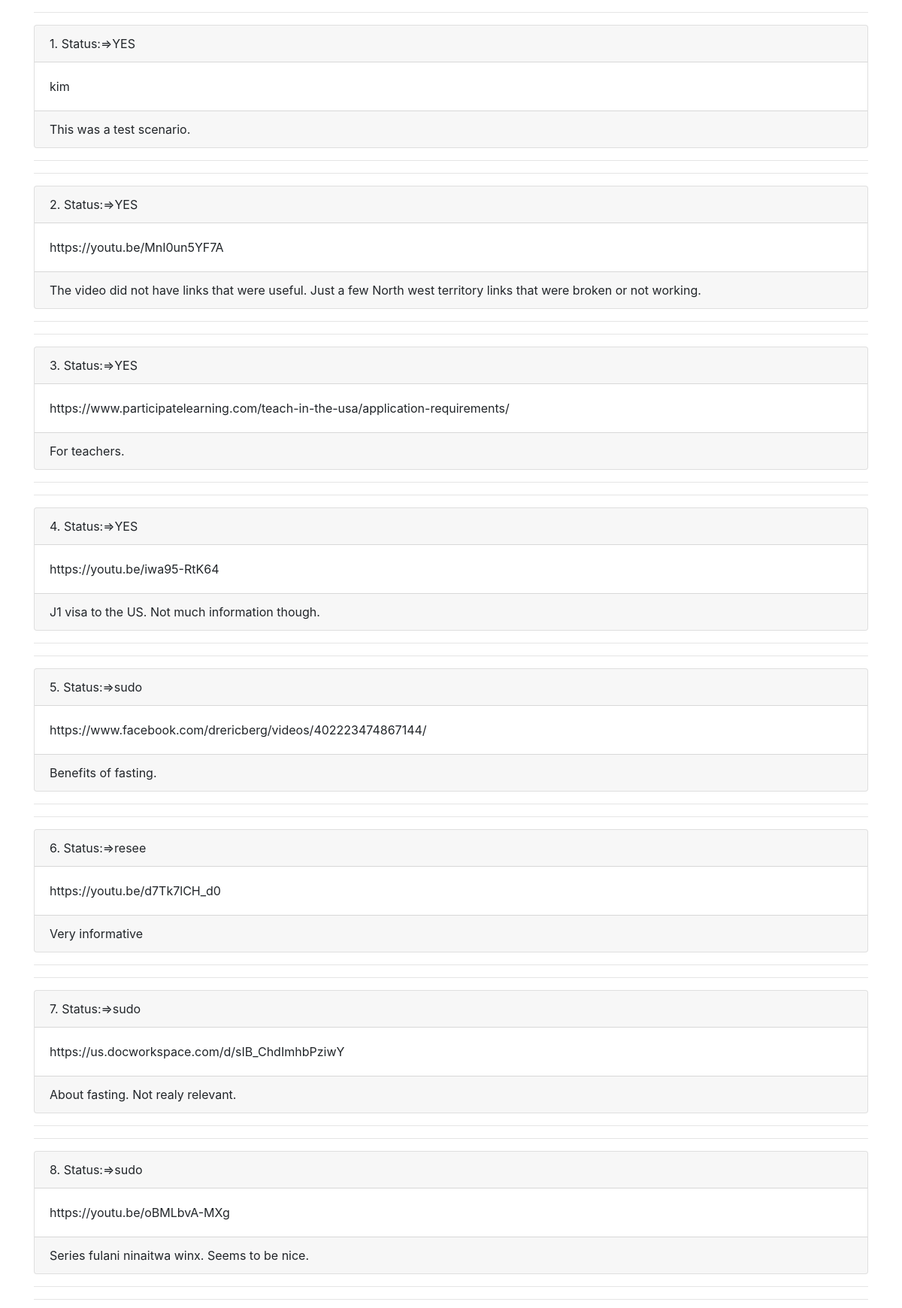
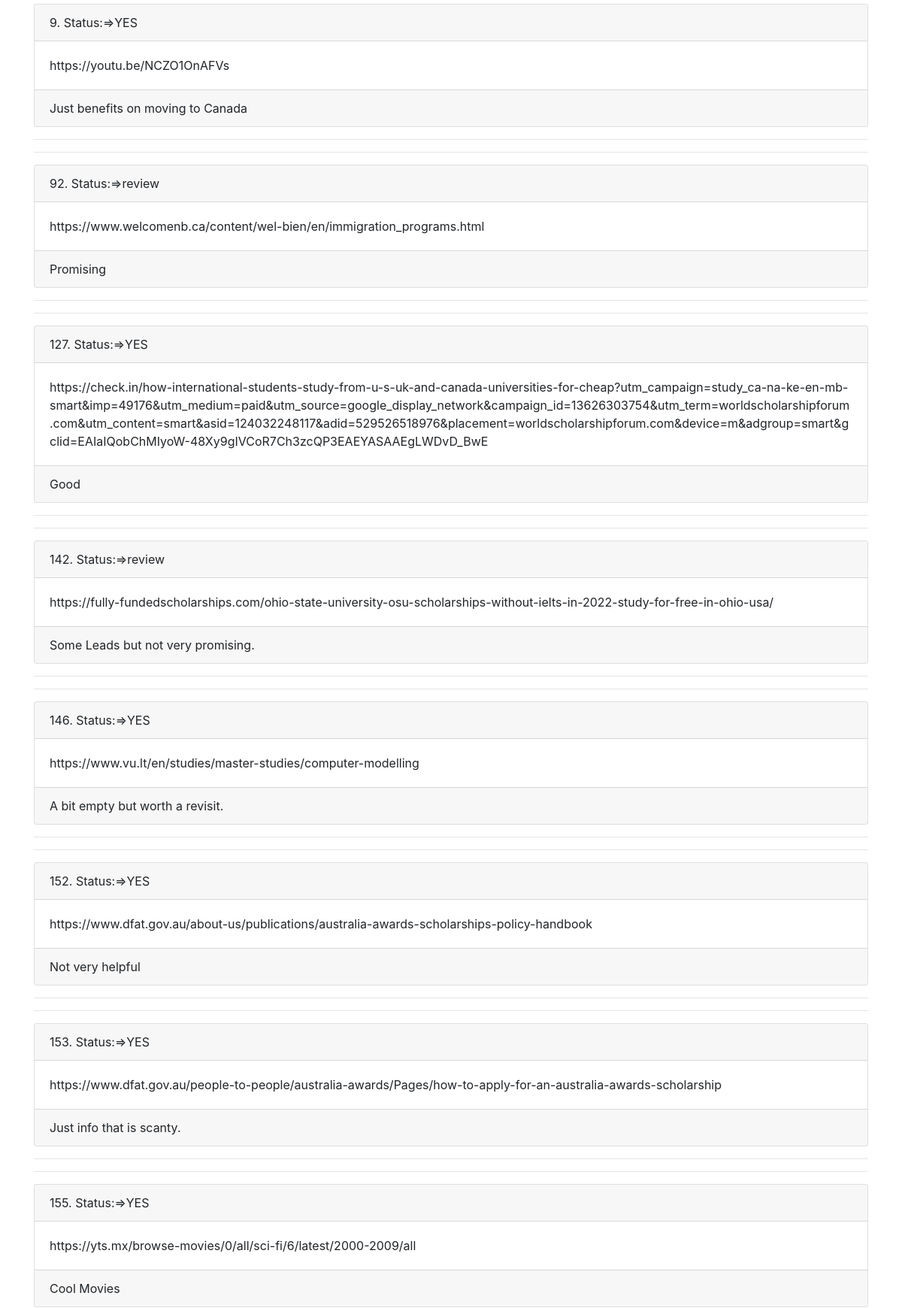
/zote.php (upper part), run on the app's committed database (2 pictures, top to bottom).
### tables this page shows
CREATE TABLE IF NOT EXISTS links (
  id int(12) NOT NULL AUTO_INCREMENT,
  link_url varchar(1000) NOT NULL,
  status varchar(10) NOT NULL DEFAULT 'NO',
  comments varchar(2000) DEFAULT NULL,
  PRIMARY KEY (id),
  UNIQUE KEY link_url (link_url)
);

### zote.php (the view, shortened to what this page needs)
<html>
    <head>
        <link rel = "stylesheet" href ="styles/bootstrap.min.css">
    </head>
    <body>
		<?php
            $mysqli = new mysqli("localhost", "root", "morris", "scholar") or die(mysqli_error($mysqli));
            $result = $mysqli -> query("SELECT * from links where status!='NO'") or die($mysqli->error);
            ?>
		<?php
            while ($row = $result -> fetch_assoc()):
            ?>
        <div class="container">
			<hr>
			<div class="card">
				<div class="card-header"><?php echo $row['id']; ?>. Status:=><?php echo $row['status']; ?></div>
				<div class="card-body"><?php echo $row['link_url']; ?></div>
				<div class="card-footer"><?php echo $row['comments']; ?></div>
			</div>
			<hr>
		</div>
		<?php endwhile; ?>
    </body>
</html>

### data on the page
links: id "1", status "YES", link_url "kim", comments "This was a test scenario."
links: id "2", status "YES", link_url "https://youtu.be/MnI0un5YF7A", comments "The video did not have links that were useful. Just a few North west territory links that were broken or not working."
links: id "3", status "YES", link_url "https://www.participatelearning.com/teach-in-the-usa/application-requirements/", comments "For teachers."
links: id "4", status "YES", link_url "https://youtu.be/iwa95-RtK64", comments "J1 visa to the US. Not much information though."
links: id "5", status "sudo", link_url "https://www.facebook.com/drericberg/videos/402223474867144/", comments "Benefits of fasting."
links: id "6", status "resee", link_url "https://youtu.be/d7Tk7lCH_d0", comments "Very informative"
links: id "7", status "sudo", link_url "https://us.docworkspace.com/d/sIB_ChdImhbPziwY", comments "About fasting. Not realy relevant."
links: id "8", status "sudo", link_url "https://youtu.be/oBMLbvA-MXg", comments "Series fulani ninaitwa winx. Seems to be nice."
links: id "9", status "YES", link_url "https://youtu.be/NCZO1OnAFVs", comments "Just benefits on moving to Canada"
links: id "92", status "review", link_url "https://www.welcomenb.ca/content/wel-bien/en/immigration_programs.html", comments "Promising"
links: id "127", status "YES", link_url "https://check.in/how-international-students-study-from-u-s-uk-and-canada-universities-for-cheap?utm_campaign=study_ca-na-ke-en-mb-smart&imp=49176&utm_medium=paid&utm_source=google_display_network&campaign_id=13626303754&utm_term=worldscholarshipforum.com&utm_content=smart&asid=124032248117&adid=529526518976&placement=worldscholarshipforum.com&device=m&adgroup=smart&gclid=EAIaIQobChMIyoW-48Xy9gIVCoR7Ch3zcQP3EAEYASAAEgLWDvD_BwE", comments "Good"
links: id "142", status "review", link_url "https://fully-fundedscholarships.com/ohio-state-university-osu-scholarships-without-ielts-in-2022-study-for-free-in-ohio-usa/", comments "Some Leads but not very promising."
links: id "146", status "YES", link_url "https://www.vu.lt/en/studies/master-studies/computer-modelling", comments "A bit empty but worth a revisit."
links: id "152", status "YES", link_url "https://www.dfat.gov.au/about-us/publications/australia-awards-scholarships-policy-handbook", comments "Not very helpful"
links: id "153", status "YES", link_url "https://www.dfat.gov.au/people-to-people/australia-awards/Pages/how-to-apply-for-an-australia-awards-scholarship", comments "Just info that is scanty."
links: id "155", status "YES", link_url "https://yts.mx/browse-movies/0/all/sci-fi/6/latest/2000-2009/all", comments "Cool Movies"
